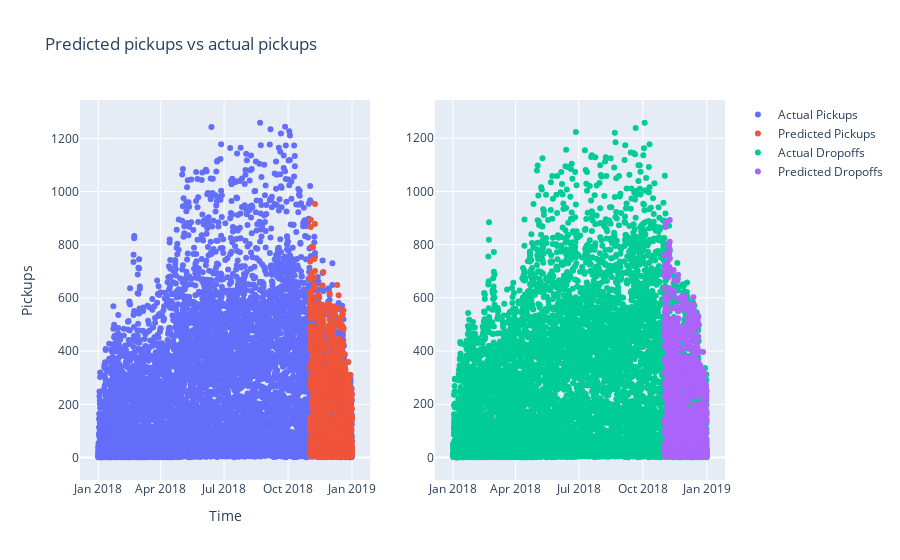

Notebook code for this chart:
### Markdown cell above
As seen, though the model already had surprisingly good performance - each extra feature increased the performance a slight bit more.

With all features, the Random Forest Regressor receives a **R^2-score of 0.971** for **pickups**, and **R^2-score of 0.973** for **dropoffs**.

---------
Below is a table summarizing the findings:
|                                              | R2 - pickups | MSE - pickups | R2 - dropoffs | MSE - dropoffs |
|----------------------------------------------|--------------|---------------|---------------|----------------|
| **Baseline**                                 | 0.883        | 4987.538      | 0.886         | 5091.161       |
| **RFR** []                                   | 0.965        | 3645.461      | 0.969         | 3574.231       |
| **RFR** [rushhour]                           | 0.968        | 3482.424      | 0.972         | 3358.645       |
| **RFR** [rushhour, weekend]                  | 0.971        | 3277.884      | 0.973         | 3232.430       |
| **RFR** [rushhour, weekend, summer]          | 0.971        | **3176.690**  | 0.973         | **3176.468**   |
| **RFR** [rushhour, weekend, summer, holiday] | **0.971**    | 3193.131      | **0.973**     | 3184.030       |

As seen, including *all features* is best in terms of R^2 score, however, not including holidays has a better MSE, while being just *slightly* below in R^2 - which is why we're deeming that to be the best model.

### Code cell
# With no extra features (only lag features)
cluster_buster = ClusterBuster(highest_vol_cluster, data_outliers_removed, print_info=False)
cluster_buster.create_features(include = [])
cluster_buster.create_model()
cluster_buster.predict()
metrics = cluster_buster.metrics()
metrics

# plot predictions using plotly

fig = make_subplots(rows=1, cols=2,
                    horizontal_spacing=0.1)

# Add the start stations plot to the first subplot
fig.add_trace(go.Scatter(
    x=pickups.index,
    y=pickups['pickups'],
    mode='markers',
    name='Actual Pickups'
), row=1, col=1)

fig.add_trace(go.Scatter(
    x=cluster_buster.pickups_test.index,
    y=cluster_buster.pred_pickups,
    mode='markers',
    name='Predicted Pickups'
), row=1, col=1)

# Add the end stations plot to the second subplot
fig.add_trace(go.Scatter(
    x=dropoffs.index,
    y=dropoffs['dropoffs'],
    mode='markers',
    name='Actual Dropoffs'
), row=1, col=2)

fig.add_trace(go.Scatter(
    x=cluster_buster.dropoffs_test.index,
    y=cluster_buster.pred_dropoffs,
    mode='markers',
    name='Predicted Dropoffs'
), row=1, col=2)

fig.update_layout(title='Predicted pickups vs actual pickups',
                     xaxis_title='Time',
                     yaxis_title='Pickups')

fig.show()

### Figure 1 — Plotly figure (JSON) as saved in the notebook; plotly's stock layout.template omitted (floating-point values rounded to 4 significant figures; data arrays with more than 128 entries replaced by an {"elided": "..."} marker saying what was removed)
{"data": [{"mode": "markers", "name": "Actual Pickups", "type": "scatter", "x": {"elided": "8716 str values"}, "xaxis": "x", "y": {"elided": "8716 int values"}, "yaxis": "y"}, {"mode": "markers", "name": "Predicted Pickups", "type": "scatter", "x": {"elided": "1464 str values"}, "xaxis": "x", "y": {"elided": "1464 float values"}, "yaxis": "y"}, {"mode": "markers", "name": "Actual Dropoffs", "type": "scatter", "x": {"elided": "8722 str values"}, "xaxis": "x2", "y": {"elided": "8722 int values"}, "yaxis": "y2"}, {"mode": "markers", "name": "Predicted Dropoffs", "type": "scatter", "x": {"elided": "1464 str values"}, "xaxis": "x2", "y": {"elided": "1464 float values"}, "yaxis": "y2"}], "layout": {"title": {"text": "Predicted pickups vs actual pickups"}, "xaxis": {"anchor": "y", "domain": [0, 0.45], "title": {"text": "Time"}}, "xaxis2": {"anchor": "y2", "domain": [0.55, 1]}, "yaxis": {"anchor": "x", "domain": [0, 1], "title": {"text": "Pickups"}}, "yaxis2": {"anchor": "x2", "domain": [0, 1]}}}
